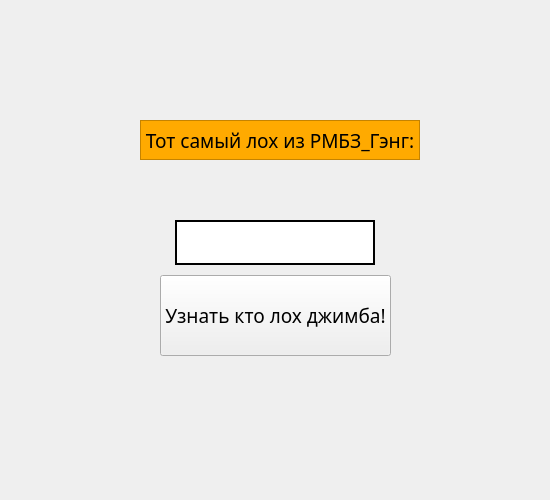
<?xml version="1.0" encoding="UTF-8"?>
<ui version="4.0">
 <author>Maxeemja</author>
 <class>Window</class>
 <widget class="QMainWindow" name="Window">
  <property name="geometry">
   <rect>
    <x>0</x>
    <y>0</y>
    <width>550</width>
    <height>500</height>
   </rect>
  </property>
  <property name="minimumSize">
   <size>
    <width>550</width>
    <height>500</height>
   </size>
  </property>
  <property name="maximumSize">
   <size>
    <width>550</width>
    <height>500</height>
   </size>
  </property>
  <property name="windowTitle">
   <string>Рембаза Roulette</string>
  </property>
  <property name="windowIcon">
   <iconset>
    <normaloff>../../../MAXEK/PNG для фотошоп/AESTHETIC PNG'S PACK 2 BY ROCKIGWITHLIGHTS/rockingwithlights16.png</normaloff>../../../MAXEK/PNG для фотошоп/AESTHETIC PNG'S PACK 2 BY ROCKIGWITHLIGHTS/rockingwithlights16.png</iconset>
  </property>
  <widget class="QWidget" name="centralwidget">
   <property name="styleSheet">
    <string notr="true"/>
   </property>
   <widget class="QFrame" name="frame">
    <property name="geometry">
     <rect>
      <x>-20</x>
      <y>-10</y>
      <width>651</width>
      <height>515</height>
     </rect>
    </property>
    <property name="styleSheet">
     <string notr="true"/>
    </property>
    <property name="frameShape">
     <enum>QFrame::StyledPanel</enum>
    </property>
    <property name="frameShadow">
     <enum>QFrame::Raised</enum>
    </property>
    <widget class="QPushButton" name="button">
     <property name="geometry">
      <rect>
       <x>180</x>
       <y>285</y>
       <width>231</width>
       <height>81</height>
      </rect>
     </property>
     <property name="minimumSize">
      <size>
       <width>0</width>
       <height>2</height>
      </size>
     </property>
     <property name="font">
      <font>
       <family>Monotype Corsiva</family>
       <pointsize>14</pointsize>
      </font>
     </property>
     <property name="cursor">
      <cursorShape>PointingHandCursor</cursorShape>
     </property>
     <property name="text">
      <string>Узнать кто лох джимба!</string>
     </property>
    </widget>
    <widget class="QLabel" name="main_label">
     <property name="geometry">
      <rect>
       <x>160</x>
       <y>130</y>
       <width>280</width>
       <height>40</height>
      </rect>
     </property>
     <property name="font">
      <font>
       <family>Monotype Corsiva</family>
       <pointsize>14</pointsize>
       <weight>50</weight>
       <italic>false</italic>
       <bold>false</bold>
       <underline>false</underline>
      </font>
     </property>
     <property name="contextMenuPolicy">
      <enum>Qt::ActionsContextMenu</enum>
     </property>
     <property name="styleSheet">
      <string notr="true">background-color: rgb(255, 170, 0);

</string>
     </property>
     <property name="frameShape">
      <enum>QFrame::StyledPanel</enum>
     </property>
     <property name="text">
      <string>Тот самый лох из РМБЗ_Гэнг:</string>
     </property>
     <property name="alignment">
      <set>Qt::AlignCenter</set>
     </property>
    </widget>
    <widget class="QLabel" name="label_result">
     <property name="geometry">
      <rect>
       <x>195</x>
       <y>230</y>
       <width>200</width>
       <height>45</height>
      </rect>
     </property>
     <property name="font">
      <font>
       <family>Monotype Corsiva</family>
       <pointsize>12</pointsize>
       <italic>true</italic>
      </font>
     </property>
     <property name="styleSheet">
      <string notr="true">background-color: rgb(255, 255, 255);
text-align:center;
</string>
     </property>
     <property name="frameShape">
      <enum>QFrame::WinPanel</enum>
     </property>
     <property name="frameShadow">
      <enum>QFrame::Plain</enum>
     </property>
     <property name="text">
      <string/>
     </property>
     <property name="alignment">
      <set>Qt::AlignCenter</set>
     </property>
    </widget>
    <widget class="QLabel" name="label">
     <property name="geometry">
      <rect>
       <x>20</x>
       <y>10</y>
       <width>551</width>
       <height>501</height>
      </rect>
     </property>
     <property name="styleSheet">
      <string notr="true"/>
     </property>
     <property name="text">
      <string/>
     </property>
     <property name="pixmap">
      <pixmap>2.png</pixmap>
     </property>
     <property name="scaledContents">
      <bool>true</bool>
     </property>
     <property name="alignment">
      <set>Qt::AlignHCenter|Qt::AlignTop</set>
     </property>
     <property name="wordWrap">
      <bool>false</bool>
     </property>
    </widget>
    <zorder>label</zorder>
    <zorder>button</zorder>
    <zorder>main_label</zorder>
    <zorder>label_result</zorder>
   </widget>
  </widget>
 </widget>
 <resources/>
 <connections/>
</ui>
